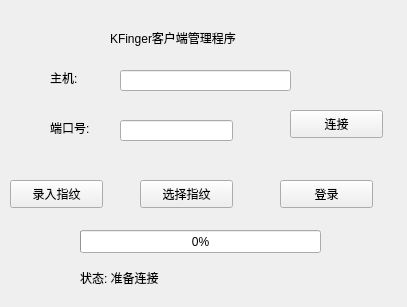
<?xml version="1.0" encoding="UTF-8"?>
<ui version="4.0">
 <class>loginForm</class>
 <widget class="QWidget" name="loginForm">
  <property name="geometry">
   <rect>
    <x>0</x>
    <y>0</y>
    <width>407</width>
    <height>307</height>
   </rect>
  </property>
  <property name="windowTitle">
   <string>Form</string>
  </property>
  <widget class="QLabel" name="label">
   <property name="geometry">
    <rect>
     <x>50</x>
     <y>70</y>
     <width>72</width>
     <height>15</height>
    </rect>
   </property>
   <property name="text">
    <string>主机:</string>
   </property>
  </widget>
  <widget class="QLabel" name="label_2">
   <property name="geometry">
    <rect>
     <x>50</x>
     <y>120</y>
     <width>72</width>
     <height>15</height>
    </rect>
   </property>
   <property name="text">
    <string>端口号:</string>
   </property>
  </widget>
  <widget class="QLabel" name="label_3">
   <property name="geometry">
    <rect>
     <x>110</x>
     <y>30</y>
     <width>191</width>
     <height>16</height>
    </rect>
   </property>
   <property name="text">
    <string>KFinger客户端管理程序</string>
   </property>
  </widget>
  <widget class="QLineEdit" name="hostLineEdit">
   <property name="geometry">
    <rect>
     <x>120</x>
     <y>70</y>
     <width>171</width>
     <height>21</height>
    </rect>
   </property>
  </widget>
  <widget class="QLineEdit" name="portLineEdit">
   <property name="geometry">
    <rect>
     <x>120</x>
     <y>120</y>
     <width>113</width>
     <height>21</height>
    </rect>
   </property>
  </widget>
  <widget class="QPushButton" name="enterFingerInforBtn">
   <property name="geometry">
    <rect>
     <x>10</x>
     <y>180</y>
     <width>93</width>
     <height>28</height>
    </rect>
   </property>
   <property name="text">
    <string>录入指纹</string>
   </property>
  </widget>
  <widget class="QPushButton" name="loginBtn">
   <property name="geometry">
    <rect>
     <x>280</x>
     <y>180</y>
     <width>93</width>
     <height>28</height>
    </rect>
   </property>
   <property name="text">
    <string>登录</string>
   </property>
  </widget>
  <widget class="QProgressBar" name="clientProgressBar">
   <property name="geometry">
    <rect>
     <x>80</x>
     <y>230</y>
     <width>241</width>
     <height>23</height>
    </rect>
   </property>
   <property name="value">
    <number>0</number>
   </property>
  </widget>
  <widget class="QLabel" name="clientStatusLabel">
   <property name="geometry">
    <rect>
     <x>80</x>
     <y>270</y>
     <width>291</width>
     <height>16</height>
    </rect>
   </property>
   <property name="text">
    <string>状态: 准备连接</string>
   </property>
  </widget>
  <widget class="QPushButton" name="connectBtn">
   <property name="geometry">
    <rect>
     <x>290</x>
     <y>110</y>
     <width>93</width>
     <height>28</height>
    </rect>
   </property>
   <property name="text">
    <string>连接</string>
   </property>
  </widget>
  <widget class="QPushButton" name="chooseFingerBtn">
   <property name="geometry">
    <rect>
     <x>140</x>
     <y>180</y>
     <width>93</width>
     <height>28</height>
    </rect>
   </property>
   <property name="text">
    <string>选择指纹</string>
   </property>
  </widget>
 </widget>
 <resources/>
 <connections/>
</ui>
